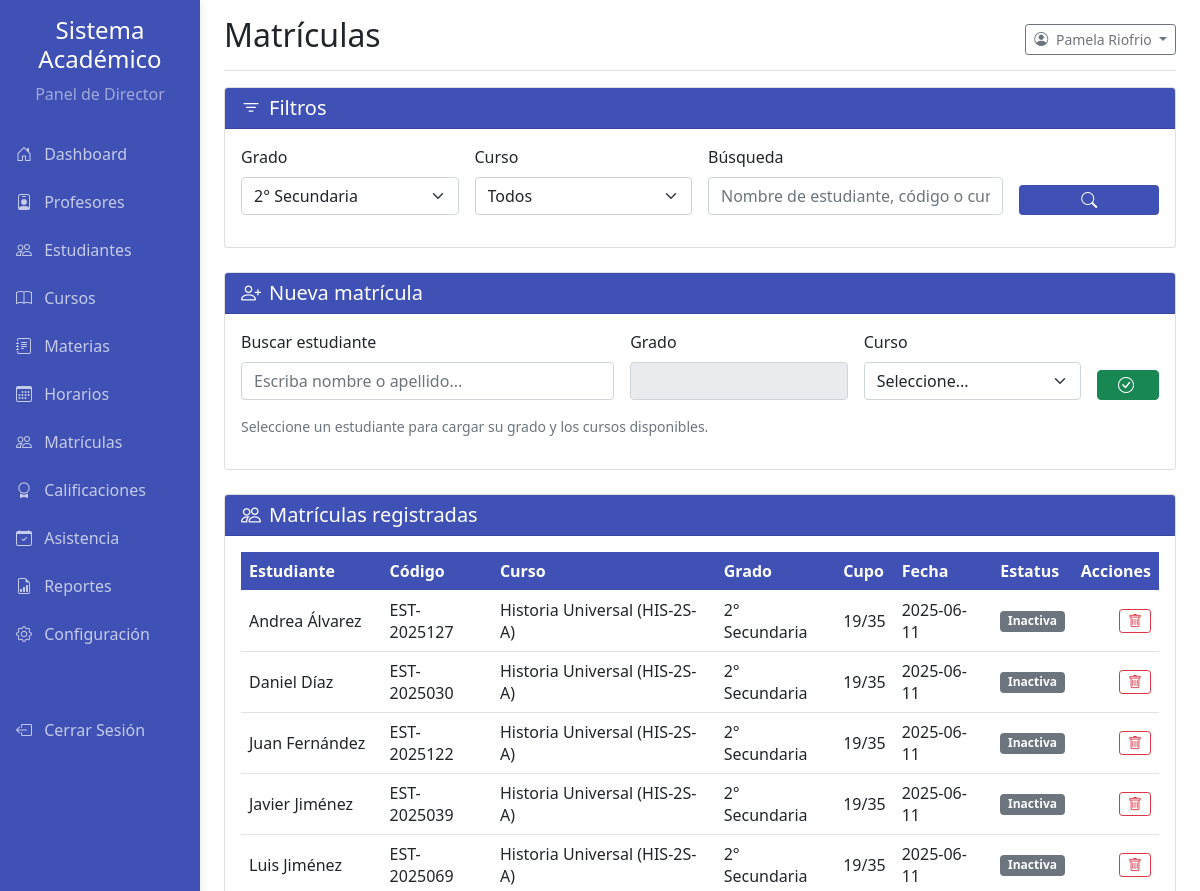
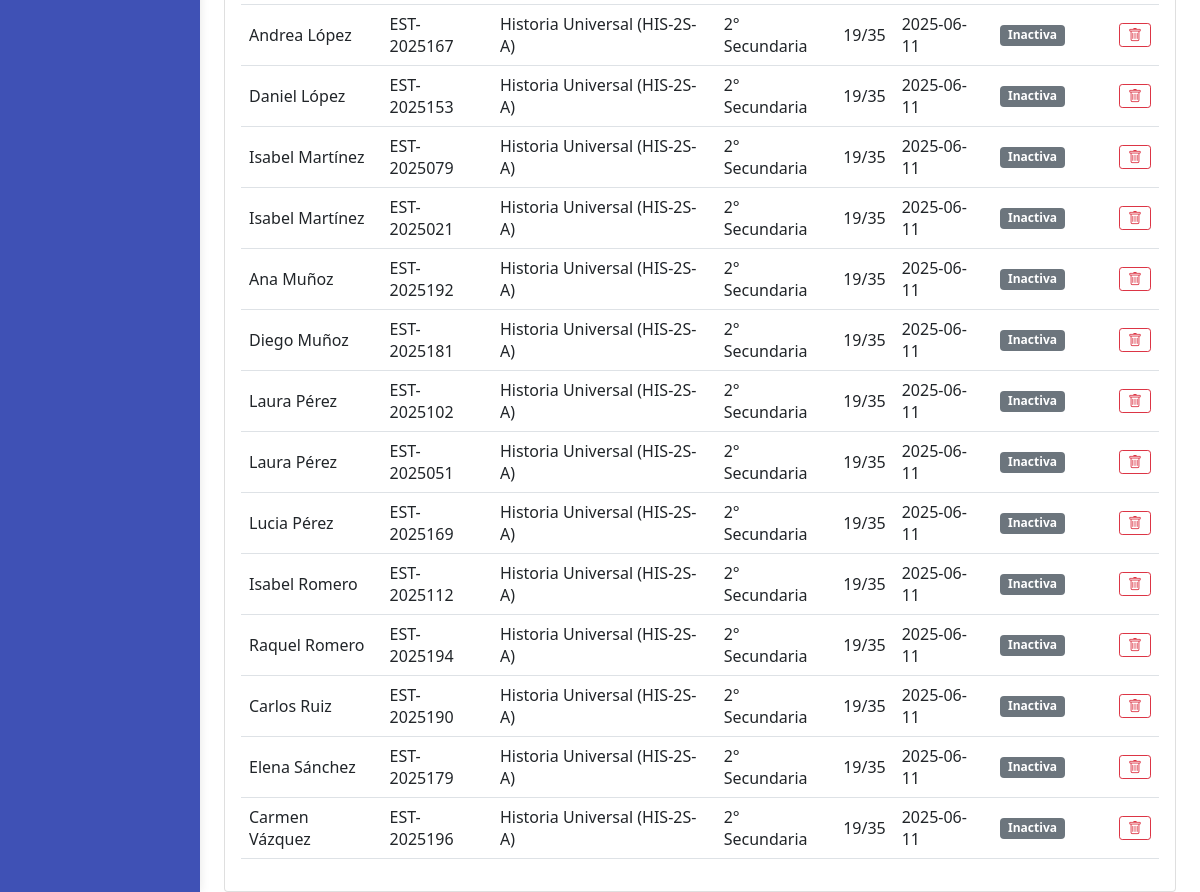
The app's page /pages/director_matriculas.php?grade=8 (signed in), older data (2 pictures, top to bottom).
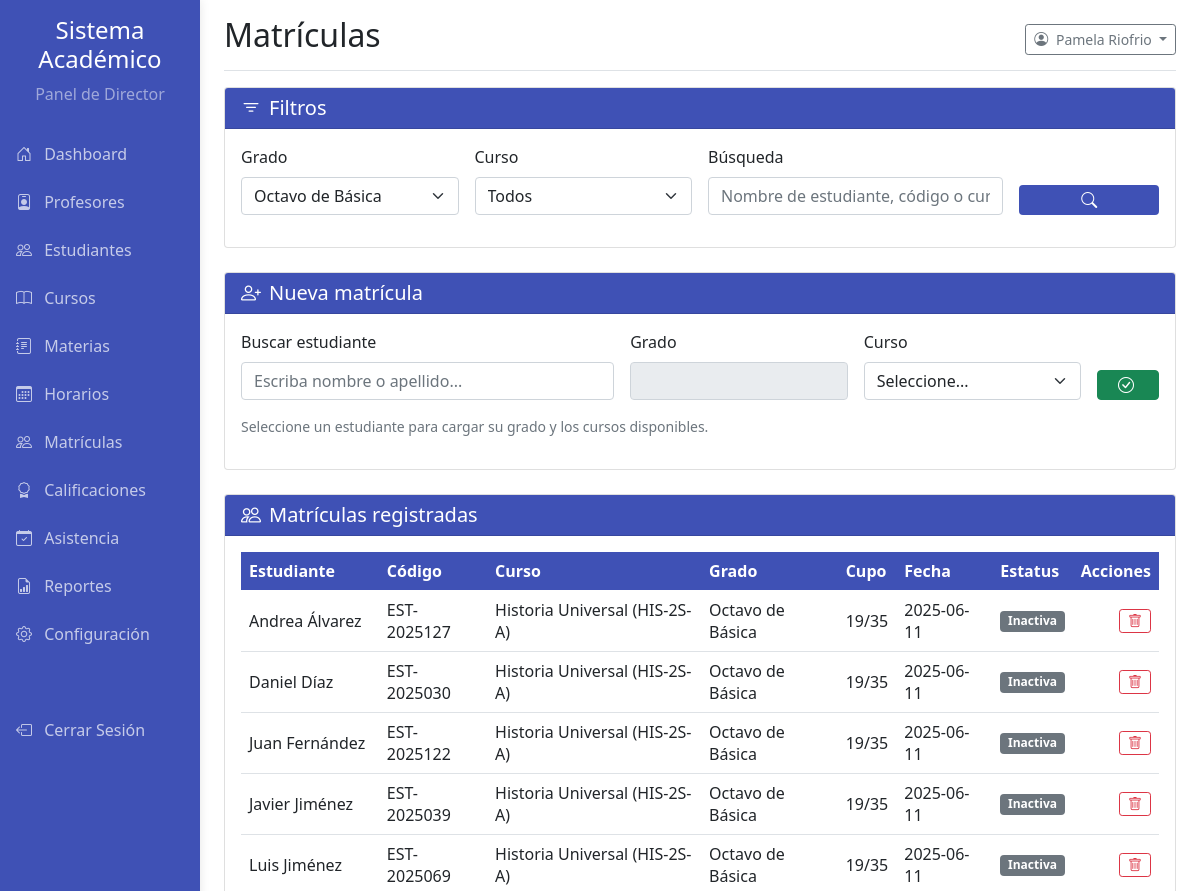
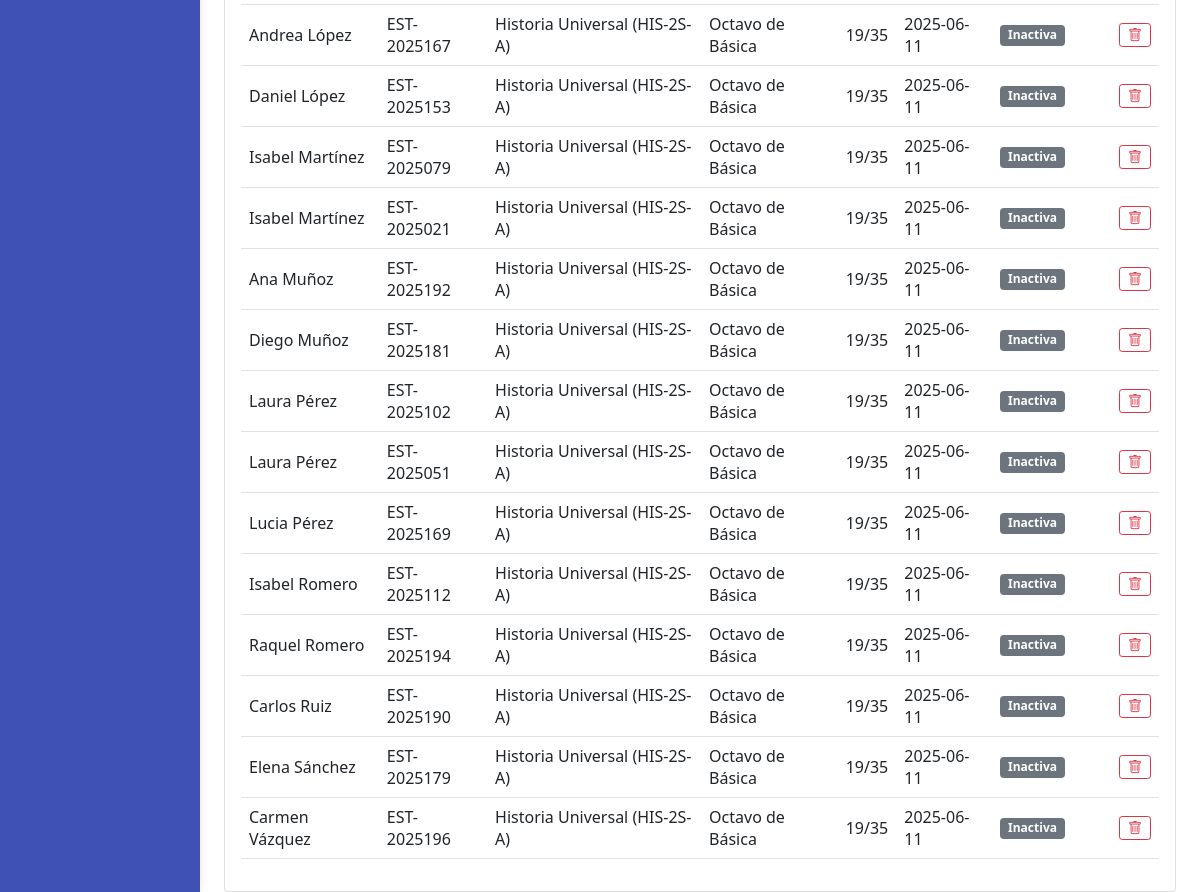
The same page, newer data (2 pictures, top to bottom).
### tables this page shows
CREATE TABLE `matriculas` (
  `id` int(11) NOT NULL,
  `estudiante_id` int(11) NOT NULL,
  `curso_id` int(11) NOT NULL,
  `fecha_matricula` date NOT NULL DEFAULT curdate(),
  `estatus` enum('Activo','Inactivo') NOT NULL DEFAULT 'Activo'
);

CREATE TABLE `grados` (
  `id` int(11) NOT NULL,
  `nombre` varchar(100) NOT NULL,
  `nivel` varchar(50) DEFAULT NULL,
  `descripcion` text DEFAULT NULL,
  `estatus` enum('Activo','Inactivo') NOT NULL DEFAULT 'Activo'
);

CREATE TABLE `estudiantes` (
  `id` int(11) NOT NULL,
  `usuario_id` int(11) NOT NULL,
  `codigo_estudiante` varchar(50) NOT NULL,
  `fecha_nacimiento` date NOT NULL,
  `genero` enum('Masculino','Femenino','Otro') NOT NULL,
  `grado_id` int(11) NOT NULL,
  `seccion` char(1) NOT NULL,
  `carrera` varchar(100) DEFAULT NULL,
  `telefono` varchar(20) DEFAULT NULL,
  `direccion` varchar(255) NOT NULL,
  `tutor_nombre` varchar(100) NOT NULL,
  `tutor_telefono` varchar(20) NOT NULL,
  `fecha_inscripcion` date NOT NULL DEFAULT curdate(),
  `estado` enum('Activo','Inactivo','Suspendido') NOT NULL DEFAULT 'Activo',
  `foto_perfil` varchar(255) DEFAULT NULL,
  `observaciones` text DEFAULT NULL
);

CREATE TABLE `cursos` (
  `id` int(11) NOT NULL,
  `codigo` varchar(50) NOT NULL,
  `nombre` varchar(150) NOT NULL,
  `grado_id` int(11) NOT NULL,
  `seccion` char(1) NOT NULL,
  `profesor_id` int(11) NOT NULL,
  `materia_id` int(11) NOT NULL,
  `capacidad` int(11) NOT NULL,
  `creditos` int(11) NOT NULL,
  `descripcion` text DEFAULT NULL,
  `fecha_inicio` date DEFAULT NULL,
  `fecha_fin` date DEFAULT NULL,
  `estatus` enum('Activo','Inactivo','Pendiente') NOT NULL DEFAULT 'Activo'
);

### pages/helpers/director_helpers.php (called while the page is built, shortened)
<?php
function director_get_grades(mysqli $mysqli): array
{
    $grados = [];
    if ($result = $mysqli->query('SELECT id, nombre FROM grados ORDER BY id')) {
        while ($row = $result->fetch_assoc()) {
            $grados[] = $row;
        }
    }
    return $grados;
}

### pages/director_matriculas.php (the view, shortened to what the changed rows need)
<?php
require_once '../config.php';
require_once __DIR__ . '/helpers/director_helpers.php';
$gradeFilter = isset($_GET['grade']) ? (int)$_GET['grade'] : 0;
$grados = director_get_grades($mysqli);
$sql = "SELECT m.id, m.fecha_matricula, m.estatus, e.codigo_estudiante, CONCAT(u.nombre, ' ', u.apellido) AS estudiante,
               g.nombre AS grado, c.nombre AS curso, c.codigo AS codigo_curso, c.capacidad,
               (SELECT COUNT(*) FROM matriculas mi WHERE mi.curso_id = c.id) AS inscritos
        FROM matriculas m
        JOIN estudiantes e ON m.estudiante_id = e.id
        JOIN usuarios u ON e.usuario_id = u.id
        JOIN cursos c ON m.curso_id = c.id
        JOIN grados g ON c.grado_id = g.id";
$where = [];
$params = [];
$types = '';
if ($gradeFilter) {
    $where[] = 'c.grado_id = ?';
    $params[] = $gradeFilter;
    $types .= 'i';
}
if ($where) {
    $sql .= ' WHERE ' . implode(' AND ', $where);
}
$sql .= ' ORDER BY g.id, c.nombre, u.apellido, u.nombre';
$stmt = $mysqli->prepare($sql);
$matriculas = [];
if ($stmt) {
    if (!empty($params)) {
        $stmt->bind_param($types, ...$params);
    }
    $stmt->execute();
    $result = $stmt->get_result();
    while ($row = $result->fetch_assoc()) {
        $matriculas[] = $row;
    }
}
?>
<!DOCTYPE html>
<html lang="es">
<head>
    <link href="../css/bootstrap.min.css" rel="stylesheet">
    <link href="../css/academic.css" rel="stylesheet" type="text/css">
    <link rel="stylesheet" href="https://cdn.jsdelivr.net/npm/bootstrap-icons@1.8.1/font/bootstrap-icons.css">
</head>
<body>
<div class="container-fluid">
    <div class="row">
        <div class="col-md-9 ms-sm-auto col-lg-10 px-md-4">
            <div class="d-flex justify-content-between flex-wrap flex-md-nowrap align-items-center pt-3 pb-2 mb-3 border-bottom">
                <h1 class="h2">Matrículas</h1>
            </div>
            <div class="card mb-4">
                <div class="card-body">
                    <form method="get" class="row g-3">
                        <div class="col-md-3">
                            <label class="form-label" for="gradeFilter">Grado</label>
                            <select class="form-select" id="gradeFilter" name="grade">
                                <?php foreach ($grados as $grado): ?>
                                    <option value="<?php echo (int)$grado['id']; ?>" <?php echo $gradeFilter === (int)$grado['id'] ? 'selected' : ''; ?>><?php echo htmlspecialchars($grado['nombre'], ENT_QUOTES, 'UTF-8'); ?></option>
                                <?php endforeach; ?>
                            </select>
                        </div>
                    </form>
                </div>
            </div>
            <div class="card">
                <div class="card-body">
                    <div class="table-responsive">
                        <table class="table table-hover align-middle">
                            <thead class="table-academic">
                            <tr>
                                <th>Estudiante</th>
                                <th>Código</th>
                                <th>Curso</th>
                                <th>Grado</th>
                                <th>Cupo</th>
                                <th>Fecha</th>
                                <th>Estatus</th>
                                <th class="text-end">Acciones</th>
                            </tr>
                            </thead>
                            <tbody>
                            <?php foreach ($matriculas as $matricula): ?>
                                <tr>
                                    <td><?php echo htmlspecialchars($matricula['estudiante'], ENT_QUOTES, 'UTF-8'); ?></td>
                                    <td><?php echo htmlspecialchars($matricula['codigo_estudiante'], ENT_QUOTES, 'UTF-8'); ?></td>
                                    <td><?php echo htmlspecialchars($matricula['curso'] . ' (' . $matricula['codigo_curso'] . ')', ENT_QUOTES, 'UTF-8'); ?></td>
                                    <td><?php echo htmlspecialchars($matricula['grado'], ENT_QUOTES, 'UTF-8'); ?></td>
                                    <td><?php echo (int)$matricula['inscritos'] . '/' . (int)$matricula['capacidad']; ?></td>
                                    <td><?php echo htmlspecialchars($matricula['fecha_matricula'], ENT_QUOTES, 'UTF-8'); ?></td>
                                    <td>
                                        <?php if ($matricula['estatus'] === 'Activa'): ?>
                                            <span class="badge bg-success">Activa</span>
                                        <?php else: ?>
                                            <span class="badge bg-secondary">Inactiva</span>
                                        <?php endif; ?>
                                    <td class="text-end">
                                        <button class="btn btn-sm btn-outline-danger btn-disable-matricula"
                                                data-id="<?php echo (int)$matricula['id']; ?>"
                                                title="Deshabilitar matrícula">
                                            <i class="bi bi-trash"></i>
                                        </button>
                                    </td>
                                </tr>
                            <?php endforeach; ?>
                            </tbody>
                        </table>
                    </div>
                </div>
            </div>
        </div>
    </div>
</div>
</body>
</html>

Row changes from the older to the newer data that the page shows:
changed through a linked row, matriculas "EST-2025127": grados.nombre "2° Secundaria" → "Octavo de Básica"
changed through a linked row, matriculas "EST-2025030": grados.nombre "2° Secundaria" → "Octavo de Básica"
changed through a linked row, matriculas "EST-2025122": grados.nombre "2° Secundaria" → "Octavo de Básica"
changed through a linked row, matriculas "EST-2025039": grados.nombre "2° Secundaria" → "Octavo de Básica"
changed through a linked row, matriculas "EST-2025069": grados.nombre "2° Secundaria" → "Octavo de Básica"
changed through a linked row, matriculas "EST-2025167": grados.nombre "2° Secundaria" → "Octavo de Básica"
changed through a linked row, matriculas "EST-2025153": grados.nombre "2° Secundaria" → "Octavo de Básica"
changed through a linked row, matriculas "EST-2025079": grados.nombre "2° Secundaria" → "Octavo de Básica"
changed through a linked row, matriculas "EST-2025021": grados.nombre "2° Secundaria" → "Octavo de Básica"
changed through a linked row, matriculas "EST-2025192": grados.nombre "2° Secundaria" → "Octavo de Básica"
changed through a linked row, matriculas "EST-2025181": grados.nombre "2° Secundaria" → "Octavo de Básica"
changed through a linked row, matriculas "EST-2025102": grados.nombre "2° Secundaria" → "Octavo de Básica"
changed through a linked row, matriculas "EST-2025051": grados.nombre "2° Secundaria" → "Octavo de Básica"
changed through a linked row, matriculas "EST-2025169": grados.nombre "2° Secundaria" → "Octavo de Básica"
changed through a linked row, matriculas "EST-2025112": grados.nombre "2° Secundaria" → "Octavo de Básica"
changed through a linked row, matriculas "EST-2025194": grados.nombre "2° Secundaria" → "Octavo de Básica"
changed through a linked row, matriculas "EST-2025190": grados.nombre "2° Secundaria" → "Octavo de Básica"
changed through a linked row, matriculas "EST-2025179": grados.nombre "2° Secundaria" → "Octavo de Básica"
changed through a linked row, matriculas "EST-2025196": grados.nombre "2° Secundaria" → "Octavo de Básica"
Text that changed along with them:
form field grade: "2° Secundaria" → "Octavo de Básica"
